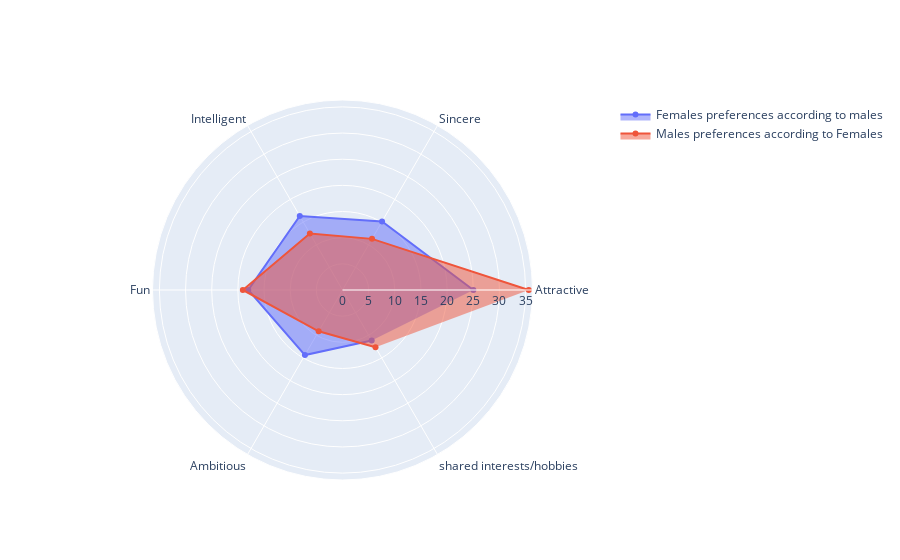

The notebook cell saved with this chart:
### Code cell
c = ['attr2_1','sinc2_1', 'intel2_1', 'fun2_1', 'amb2_1', 'shar2_1' ]

fig = go.Figure()

fig.add_trace(go.Scatterpolar(
    r=hommes[c].mean(),
    theta=theta,
    fill='toself',
    name='Females preferences according to males'
))

fig.add_trace(go.Scatterpolar(
    r=femmes[c].mean(),
    theta=theta,
    fill='toself',
    name='Males preferences according to Females'
))

fig.show()

### Figure 1 — Plotly figure (JSON) as saved in the notebook; plotly's stock layout.template omitted (floating-point values rounded to 4 significant figures)
{"data": [{"fill": "toself", "name": "Females preferences according to males", "r": [25.01, 15.13, 16.33, 18.02, 14.36, 11.16], "theta": ["Attractive", "Sincere", "Intelligent", "Fun", "Ambitious", "shared interests/hobbies"], "type": "scatterpolar"}, {"fill": "toself", "name": "Males preferences according to Females", "r": [35.6, 11.28, 12.48, 19.05, 9.114, 12.63], "theta": ["Attractive", "Sincere", "Intelligent", "Fun", "Ambitious", "shared interests/hobbies"], "type": "scatterpolar"}], "layout": {"autosize": true, "polar": {"angularaxis": {"type": "category"}, "radialaxis": {"autorange": true, "range": [0, 36.62], "type": "linear"}}}}
